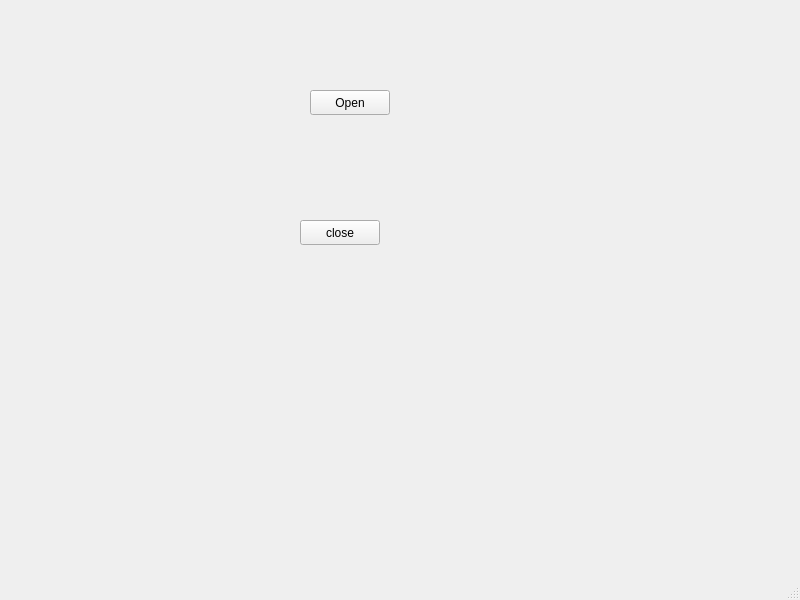
<?xml version="1.0" encoding="UTF-8"?>
<ui version="4.0">
 <class>MainWindow</class>
 <widget class="QMainWindow" name="MainWindow">
  <property name="geometry">
   <rect>
    <x>0</x>
    <y>0</y>
    <width>800</width>
    <height>600</height>
   </rect>
  </property>
  <property name="windowTitle">
   <string>MainWindow</string>
  </property>
  <widget class="QWidget" name="centralwidget">
   <widget class="QPushButton" name="open">
    <property name="geometry">
     <rect>
      <x>310</x>
      <y>90</y>
      <width>80</width>
      <height>25</height>
     </rect>
    </property>
    <property name="text">
     <string>Open</string>
    </property>
   </widget>
   <widget class="QPushButton" name="close">
    <property name="geometry">
     <rect>
      <x>300</x>
      <y>220</y>
      <width>80</width>
      <height>25</height>
     </rect>
    </property>
    <property name="text">
     <string>close</string>
    </property>
   </widget>
  </widget>
  <widget class="QMenuBar" name="menubar">
   <property name="geometry">
    <rect>
     <x>0</x>
     <y>0</y>
     <width>800</width>
     <height>25</height>
    </rect>
   </property>
  </widget>
  <widget class="QStatusBar" name="statusbar"/>
 </widget>
 <resources/>
 <connections/>
</ui>
